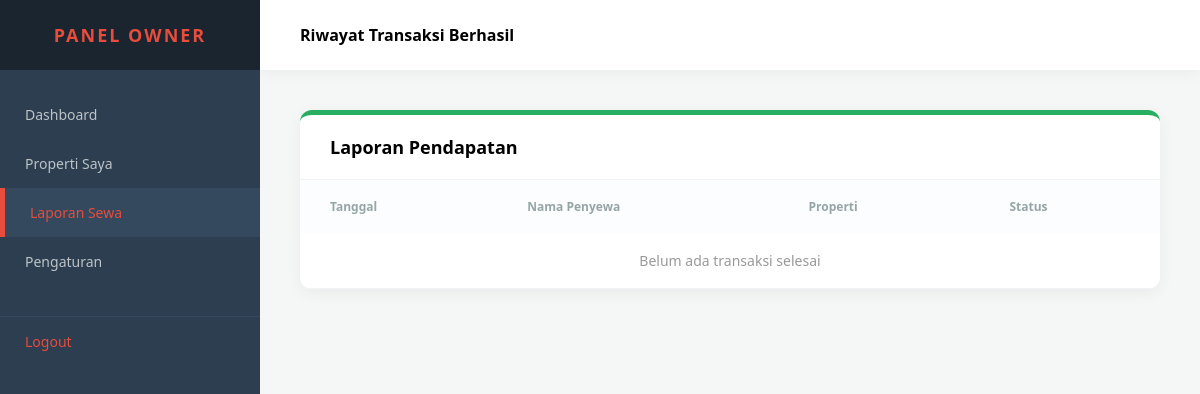
The app's page /laporan_sewa.php (signed in), older data.
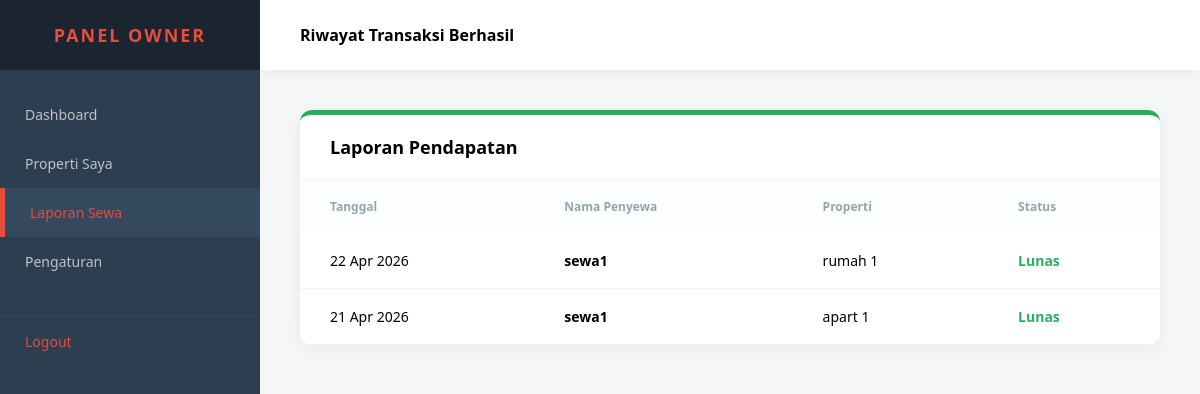
The same page, newer data.
### tables this page shows
CREATE TABLE `transaksi` (
  `id` int(11) NOT NULL,
  `tenant_id` int(11) NOT NULL,
  `properti_id` int(11) NOT NULL,
  `tanggal_sewa` date NOT NULL,
  `status` varchar(50) DEFAULT 'Menunggu Konfirmasi',
  `bukti_bayar` varchar(255) DEFAULT NULL
);

CREATE TABLE `users` (
  `id` int(11) NOT NULL,
  `nama` varchar(100) NOT NULL,
  `email` varchar(100) NOT NULL,
  `role` enum('tenant','owner','admin') NOT NULL,
  `password` varchar(255) NOT NULL,
  `created_at` timestamp NOT NULL DEFAULT current_timestamp()
);

CREATE TABLE `properti` (
  `id` int(11) NOT NULL,
  `owner_id` int(11) NOT NULL,
  `nama_properti` varchar(255) NOT NULL,
  `alamat` text DEFAULT NULL,
  `tipe` enum('rumah','apartemen','kos') NOT NULL,
  `kamar` int(2) NOT NULL,
  `kamar_mandi` enum('dalam','luar') NOT NULL,
  `harga` int(11) NOT NULL,
  `status` enum('TERSEDIA','TIDAK TERSEDIA') DEFAULT 'TERSEDIA',
  `deskripsi` text DEFAULT NULL,
  `foto` varchar(255) DEFAULT 'default.png',
  `created_at` timestamp NOT NULL DEFAULT current_timestamp()
);

### laporan_sewa.php (the view, shortened to what this page needs)
<?php
require 'koneksi.php';
$owner_id = $_SESSION['user_id'];
$query = "SELECT transaksi.*, users.nama as penyewa, properti.nama_properti
          FROM transaksi
          JOIN users ON transaksi.tenant_id = users.id
          JOIN properti ON transaksi.properti_id = properti.id
          WHERE properti.owner_id = '$owner_id'
          AND transaksi.status = 'Lunas'
          ORDER BY transaksi.id DESC";
$result = mysqli_query($conn, $query);
?>
<!DOCTYPE html>
<html lang="id">
<head>
</head>
<body>
    <aside class="sidebar">
        <div class="sidebar-header">PANEL OWNER</div>
        <div class="sidebar-menu">
            <a href="dashboard_owner.php">Dashboard</a>
            <a href="properti_saya.php">Properti Saya</a>
            <a href="laporan_sewa.php" class="active">Laporan Sewa</a>
            <a href="pengaturan_owner.php">Pengaturan</a>
            <a href="logout.php" class="logout">Logout</a>
        </div>
    </aside>
    <div class="main-wrapper">
        <header class="topbar">Riwayat Transaksi Berhasil</header>
        <main class="content">
            <div class="table-container">
                <div class="table-header-title">Laporan Pendapatan</div>
                <table>
                    <thead>
                        <tr>
                            <th>Tanggal</th>
                            <th>Nama Penyewa</th>
                            <th>Properti</th>
                            <th>Status</th>
                        </tr>
                    </thead>
                    <tbody>
<?php
if(mysqli_num_rows($result) == 0){
    echo "<tr><td colspan='4' style='text-align:center; color:#999;'>Belum ada transaksi selesai</td></tr>";
} else {
    while($row = mysqli_fetch_assoc($result)):
?>
    <tr>
        <td><?= date('d M Y', strtotime($row['tanggal_sewa'])); ?></td>
        <td><strong><?= htmlspecialchars($row['penyewa']); ?></strong></td>
        <td><?= htmlspecialchars($row['nama_properti']); ?></td>
        <td><span style="color:#27ae60; font-weight:bold">Lunas</span></td>
    </tr>
<?php
    endwhile;
}
?>
</tbody>
                </table>
            </div>
        </main>
    </div>
</body>
</html>

Row changes from the older to the newer data that the page shows:
added transaksi: tanggal_sewa "22 Apr 2026", users.nama "sewa1", properti.nama_properti "rumah 1"
added transaksi: tanggal_sewa "21 Apr 2026", users.nama "sewa1", properti.nama_properti "apart 1"
Text that changed along with them:
text no longer shown: "Belum ada transaksi selesai"
